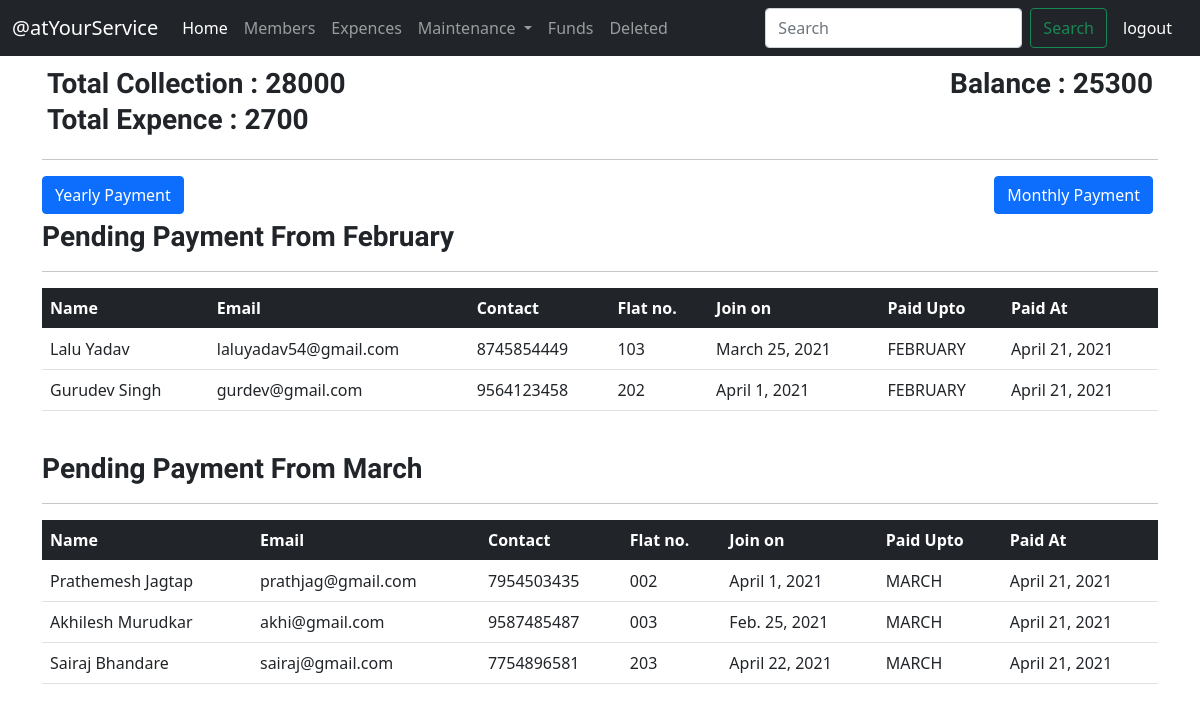
The app's page /Home (signed in) with its own data.
### main/models.py (models this page shows, shortened)
class Balance(models.Model):
    collection=models.IntegerField()
    this_month_collection=models.IntegerField()
    expence=models.IntegerField()
    this_month_expence=models.IntegerField()
    balance=models.IntegerField()

class Members(models.Model):
    members_id=models.AutoField
    name=models.CharField(max_length=50)
    email=models.CharField(max_length=50)
    contact=models.CharField(max_length=30)
    join_date=models.DateField()
    flat_no=models.CharField(max_length=30)
    paid_upto=models.CharField(max_length=20)
    mode = models.CharField(max_length=20)
    date_at=models.DateField()
    status=models.CharField(max_length=40)
    del_reason=models.CharField(max_length=80)

### main/views.py (the view)
# urls.py: 2. Add a URL to urlpatterns:  path('', Home.as_view(), name='home')
def Home(request):
    Bal=Balance.objects.get(id='1')
    month=today.strftime('%B')
    prev = date.today().replace(day=1) - timedelta(days=1)
    prevmon2 = date.today().replace(day=1) - timedelta(days=45)
    prev2=prevmon2.strftime('%B')
    prevmonth = prev.strftime('%B')
    year=today.year
    mem1=Members.objects.filter(status='active',paid_upto=prevmonth.upper()).order_by('flat_no')
    mem2=Members.objects.filter(status='active',paid_upto=prev2.upper()).order_by('flat_no')
    memy=Members.objects.filter(status='active',paid_upto=year).order_by('-paid_upto')
    params={'mem':mem1, 'bal':Bal,'allm':allm, 'mem2':mem2, 'memy':memy,'prevmonth':prevmonth, 'prev2':prev2 }
    if not request.user.is_authenticated:
        return redirect("/")
    else:
        return render(request,'home.html',params)

### main/templates/home.html (shortened to what this page needs)
{% extends 'basic.html' %}
{% block body%}
<div class="container">
  <div class=balsheet>
    <p class="marks">Total Collection : {{ bal.collection}}</p>
    <p class="marks float-right">Balance : {{ bal.balance }}</p><br>
    <p class="marks">Total Expence : {{bal.expence}}</p>
  </div>
  <hr>
  <button class="btn btn-primary " style="margin-bottom: 5px;" data-bs-toggle="modal"
    data-bs-target="#PaymentYearvise">Yearly Payment</button>
  <button class="btn btn-primary float-right" style="margin-bottom: 5px; margin-right: 5px;" data-bs-toggle="modal"
    data-bs-target="#PaymentMonthvise">Monthly Payment</button>
  <br>
    <p class="marks">Pending Payment From {{ prev2}}</p><hr>
  <table class="table table-hover">
    <thead class="table-dark">
      <tr>
        <th scope="col">Name</th>
        <th scope="col">Email</th>
        <th scope="col">Contact</th>
        <th scope="col">Flat no.</th>
        <th scope="col">Join on</th>
        <th scope="col">Paid Upto</th>
        <th scope="col">Paid At</th>
      </tr>
    </thead>
    <tbody>
      {% for i in mem2 %}
      <tr>
        <td>{{ i.name}}</td>
        <td>{{ i.email}}</td>
        <td>{{ i.contact}}</td>
        <td>{{ i.flat_no}}</td>
        <td>{{ i.join_date}}</td>
        <td>{{i.paid_upto}}</td>
        <td>{{ i.date_at}}</td>
      </tr>
      {% endfor %}
    </tbody>
  </table>
  <br>
    <p class="marks">Pending Payment From {{ prevmonth }}</p><hr>
  <table class="table table-hover">
    <thead class="table-dark">
      <tr>
        <th scope="col">Name</th>
        <th scope="col">Email</th>
        <th scope="col">Contact</th>
        <th scope="col">Flat no.</th>
        <th scope="col">Join on</th>
        <th scope="col">Paid Upto</th>
        <th scope="col">Paid At</th>
      </tr>
    </thead>
    <tbody>
      {% for i in mem %}
      <tr>
        <td>{{ i.name}}</td>
        <td>{{ i.email}}</td>
        <td>{{ i.contact}}</td>
        <td>{{ i.flat_no}}</td>
        <td>{{ i.join_date}}</td>
        <td>{{i.paid_upto}}</td>
        <td>{{ i.date_at}}</td>
      </tr>
      {% endfor %}
    </tbody>
  </table>
</div>
{% endblock%}

### main/templates/basic.html (style rules this page uses)
.container { padding-top: 5px; }
.float-right { display: inline; float: right; }
.marks { font-size: 28px; font-weight: bolder; display: inline; line-height: 36px; font-family: 'New Tegomin', serif; }
.balsheet { padding: 5px 5px; }

### records on screen
Balance: collection "28000", balance "25300", expence "2700"
Members: name "Lalu Yadav", email "laluyadav54@gmail.com", contact "8745854449", flat_no "103", join_date "March 25, 2021", paid_upto "FEBRUARY", date_at "April 21, 2021"
Members: name "Gurudev Singh", email "gurdev@gmail.com", contact "9564123458", flat_no "202", join_date "April 1, 2021", paid_upto "FEBRUARY", date_at "April 21, 2021"
Members: name "Prathemesh Jagtap", email "prathjag@gmail.com", contact "7954503435", flat_no "002", join_date "April 1, 2021", paid_upto "MARCH", date_at "April 21, 2021"
Members: name "Akhilesh Murudkar", email "akhi@gmail.com", contact "9587485487", flat_no "003", join_date "Feb. 25, 2021", paid_upto "MARCH", date_at "April 21, 2021"
Members: name "Sairaj Bhandare", email "sairaj@gmail.com", contact "7754896581", flat_no "203", join_date "April 22, 2021", paid_upto "MARCH", date_at "April 21, 2021"

### other values on screen
{{ prev2 }} "February"
{{ prevmonth }} "March"
